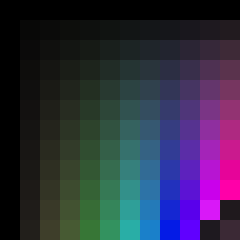
Frame 1 (no input)
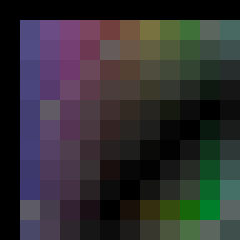
Frame 60 (the mouse pressed at the canvas centre just before this capture)
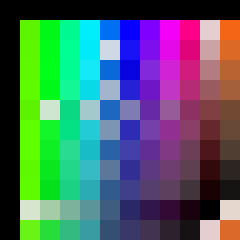
Frame 120 (the mouse held since frame 60 and released just before this capture)

The Processing sketch that drew these frames (run headless with seeded random() and noise(); from frame 60 on, the mouse is pressed at the canvas centre):

// Processing sketch: processing_739
// ── processing_739.pde

//Matt Richard

/*import UDP.*;  // code to talk to the light tile
UDPSend udp;*/  // this code was created by Dan Shiffman

//declare variables 
int totalSquares = 144; // var for how many squares you want on the screen, !! must be a square itself 
float rectColorArray[][][][]; // create nested array that holds the rects alpha value
color squareColor;

void setup() {
  size(240, 240);
  background(0);
  //udp = new UDPSend(this,"10.0.9.93",6038,"/Users/matt/Documents/Processing/libraries/UDP/colorkinetics_lib/header","/Users/matt/Documents/Processing/libraries/UDP/colorkinetics_lib/lookup",200,0);
  colorMode(HSB, 100);
  noStroke();
  smooth();

  rectColorArray = new float[floor(sqrt(totalSquares))][floor(sqrt(totalSquares))][3][2];

  for(int i=0; i < sqrt(totalSquares); i++){ 
    for(int j=0; j < sqrt(totalSquares); j++){
      if(i*j <= 100){
        rectColorArray[i][j][0][0] = i*8;
        rectColorArray[i][j][1][0] = i*j;
        rectColorArray[i][j][2][0] = i*j;
      } 
      else {
        rectColorArray[i][j][0][0] = i*8;
        rectColorArray[i][j][1][0] = (i*j)-100;
        rectColorArray[i][j][2][0] = (i*j)-100;
      }
      //rectColorArray[i][j][0][1] = (random(10)/10)+.1;
      rectColorArray[i][j][0][1] = 5;
      //rectColorArray[i][j][1][0] = floor(random(90))+5;
      rectColorArray[i][j][1][1] = 10;
      //rectColorArray[i][j][2][0] = floor(random(90))+5;
      rectColorArray[i][j][2][1] = 2.5;
    } 
  } 
}

void draw() {

  for(int x = 0; x < sqrt(totalSquares); x++){ 
    for(int y = 0; y < sqrt(totalSquares); y++){
      if(rectColorArray[x][y][0][0] < 100){
        //rectColorArray[x][y][0][0]+= rectColorArray[x][y][0][1];
        rectColorArray[x][y][0][0]+= 1;       
      } else {
        //rectColorArray[i][j][0][1] *= -1;
        rectColorArray[x][y][0][0] = 0; 
      }

      if(rectColorArray[x][y][1][0] > 0 && rectColorArray[x][y][1][0] < 100){
        rectColorArray[x][y][1][0]+= rectColorArray[x][y][1][1];
      } 
      else {
        rectColorArray[x][y][1][1] *= -1; 
        rectColorArray[x][y][1][0]+= rectColorArray[x][y][1][1];
      }

      if(rectColorArray[x][y][2][0] > 0 && rectColorArray[x][y][2][0] < 100){
        rectColorArray[x][y][2][0]+= rectColorArray[x][y][2][1];
      } 
      else {
        rectColorArray[x][y][2][1] *= -1; 
        rectColorArray[x][y][2][0]+= rectColorArray[x][y][2][1];
      }

      fill(rectColorArray[x][y][0][0],rectColorArray[x][y][1][0],rectColorArray[x][y][2][0]); 
      //fill(rectColorArray[x][y][0][0],99,99);
      rect(floor((x * (width/(sqrt(totalSquares))))), floor((y * (height/(sqrt(totalSquares))))), floor((width/(sqrt(totalSquares)))), floor((height/(sqrt(totalSquares))))); 
    } 
  }
  //udp.send(); light tile code
}
